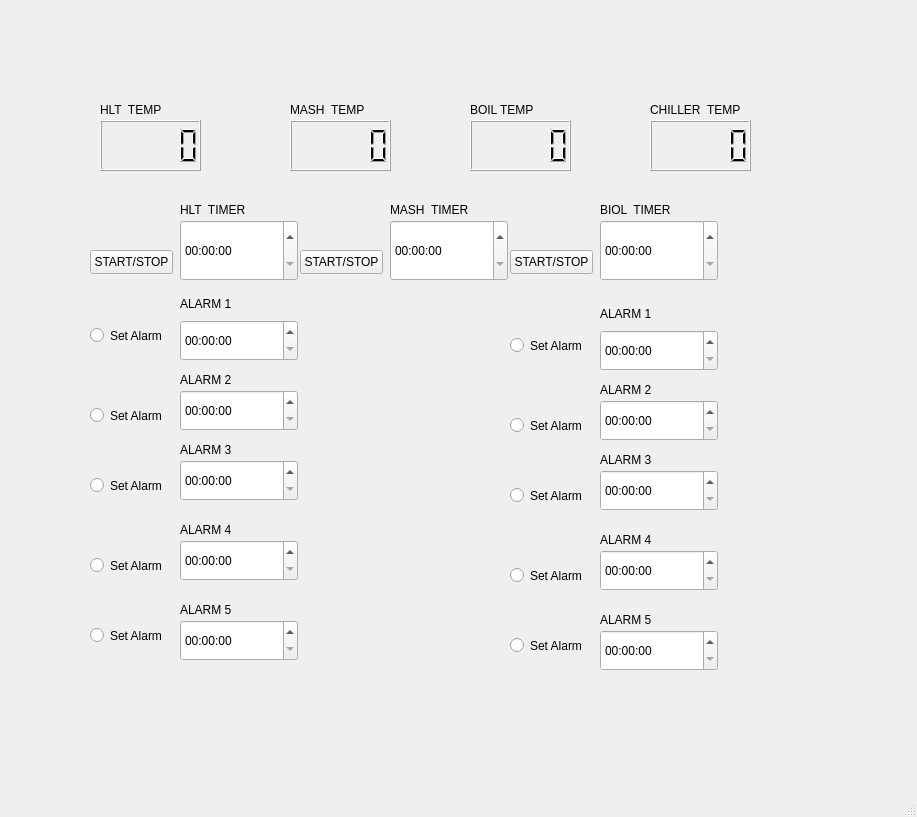
<?xml version="1.0" encoding="UTF-8"?>
<ui version="4.0">
 <class>MainWindow</class>
 <widget class="QMainWindow" name="MainWindow">
  <property name="geometry">
   <rect>
    <x>0</x>
    <y>0</y>
    <width>917</width>
    <height>817</height>
   </rect>
  </property>
  <property name="windowTitle">
   <string>MainWindow</string>
  </property>
  <widget class="QWidget" name="centralwidget">
   <widget class="QLCDNumber" name="lcdNumber">
    <property name="geometry">
     <rect>
      <x>100</x>
      <y>120</y>
      <width>101</width>
      <height>51</height>
     </rect>
    </property>
   </widget>
   <widget class="QLCDNumber" name="lcdNumber_2">
    <property name="geometry">
     <rect>
      <x>290</x>
      <y>120</y>
      <width>101</width>
      <height>51</height>
     </rect>
    </property>
   </widget>
   <widget class="QLCDNumber" name="lcdNumber_3">
    <property name="geometry">
     <rect>
      <x>470</x>
      <y>120</y>
      <width>101</width>
      <height>51</height>
     </rect>
    </property>
   </widget>
   <widget class="QLCDNumber" name="lcdNumber_4">
    <property name="geometry">
     <rect>
      <x>650</x>
      <y>120</y>
      <width>101</width>
      <height>51</height>
     </rect>
    </property>
   </widget>
   <widget class="QLabel" name="label">
    <property name="geometry">
     <rect>
      <x>180</x>
      <y>200</y>
      <width>101</width>
      <height>20</height>
     </rect>
    </property>
    <property name="text">
     <string>HLT  TIMER</string>
    </property>
   </widget>
   <widget class="QLabel" name="label_2">
    <property name="geometry">
     <rect>
      <x>100</x>
      <y>100</y>
      <width>101</width>
      <height>20</height>
     </rect>
    </property>
    <property name="text">
     <string>HLT  TEMP</string>
    </property>
   </widget>
   <widget class="QLabel" name="label_3">
    <property name="geometry">
     <rect>
      <x>290</x>
      <y>100</y>
      <width>101</width>
      <height>20</height>
     </rect>
    </property>
    <property name="text">
     <string>MASH  TEMP</string>
    </property>
   </widget>
   <widget class="QLabel" name="label_4">
    <property name="geometry">
     <rect>
      <x>470</x>
      <y>100</y>
      <width>101</width>
      <height>20</height>
     </rect>
    </property>
    <property name="text">
     <string>BOIL TEMP</string>
    </property>
   </widget>
   <widget class="QLabel" name="label_5">
    <property name="geometry">
     <rect>
      <x>650</x>
      <y>100</y>
      <width>101</width>
      <height>20</height>
     </rect>
    </property>
    <property name="text">
     <string>CHILLER  TEMP</string>
    </property>
   </widget>
   <widget class="QLabel" name="label_6">
    <property name="geometry">
     <rect>
      <x>600</x>
      <y>200</y>
      <width>101</width>
      <height>20</height>
     </rect>
    </property>
    <property name="text">
     <string>BIOL  TIMER</string>
    </property>
   </widget>
   <widget class="QLabel" name="label_7">
    <property name="geometry">
     <rect>
      <x>390</x>
      <y>200</y>
      <width>101</width>
      <height>20</height>
     </rect>
    </property>
    <property name="text">
     <string>MASH  TIMER</string>
    </property>
   </widget>
   <widget class="QLabel" name="label_8">
    <property name="geometry">
     <rect>
      <x>180</x>
      <y>294</y>
      <width>91</width>
      <height>20</height>
     </rect>
    </property>
    <property name="text">
     <string>ALARM 1</string>
    </property>
   </widget>
   <widget class="QLabel" name="label_9">
    <property name="geometry">
     <rect>
      <x>180</x>
      <y>370</y>
      <width>91</width>
      <height>20</height>
     </rect>
    </property>
    <property name="text">
     <string>ALARM 2</string>
    </property>
   </widget>
   <widget class="QLabel" name="label_10">
    <property name="geometry">
     <rect>
      <x>180</x>
      <y>440</y>
      <width>91</width>
      <height>20</height>
     </rect>
    </property>
    <property name="text">
     <string>ALARM 3</string>
    </property>
   </widget>
   <widget class="QLabel" name="label_11">
    <property name="geometry">
     <rect>
      <x>180</x>
      <y>520</y>
      <width>91</width>
      <height>20</height>
     </rect>
    </property>
    <property name="text">
     <string>ALARM 4</string>
    </property>
   </widget>
   <widget class="QLabel" name="label_12">
    <property name="geometry">
     <rect>
      <x>180</x>
      <y>600</y>
      <width>91</width>
      <height>20</height>
     </rect>
    </property>
    <property name="text">
     <string>ALARM 5</string>
    </property>
   </widget>
   <widget class="QPushButton" name="pushButton">
    <property name="geometry">
     <rect>
      <x>90</x>
      <y>250</y>
      <width>83</width>
      <height>24</height>
     </rect>
    </property>
    <property name="text">
     <string>START/STOP</string>
    </property>
   </widget>
   <widget class="QPushButton" name="pushButton_2">
    <property name="geometry">
     <rect>
      <x>510</x>
      <y>250</y>
      <width>83</width>
      <height>24</height>
     </rect>
    </property>
    <property name="text">
     <string>START/STOP</string>
    </property>
   </widget>
   <widget class="QPushButton" name="pushButton_3">
    <property name="geometry">
     <rect>
      <x>300</x>
      <y>250</y>
      <width>83</width>
      <height>24</height>
     </rect>
    </property>
    <property name="text">
     <string>START/STOP</string>
    </property>
   </widget>
   <widget class="QRadioButton" name="radioButton">
    <property name="geometry">
     <rect>
      <x>90</x>
      <y>320</y>
      <width>100</width>
      <height>31</height>
     </rect>
    </property>
    <property name="text">
     <string>Set Alarm</string>
    </property>
   </widget>
   <widget class="QRadioButton" name="radioButton_2">
    <property name="geometry">
     <rect>
      <x>90</x>
      <y>400</y>
      <width>100</width>
      <height>31</height>
     </rect>
    </property>
    <property name="text">
     <string>Set Alarm</string>
    </property>
   </widget>
   <widget class="QRadioButton" name="radioButton_3">
    <property name="geometry">
     <rect>
      <x>90</x>
      <y>470</y>
      <width>100</width>
      <height>31</height>
     </rect>
    </property>
    <property name="text">
     <string>Set Alarm</string>
    </property>
   </widget>
   <widget class="QRadioButton" name="radioButton_4">
    <property name="geometry">
     <rect>
      <x>90</x>
      <y>550</y>
      <width>100</width>
      <height>31</height>
     </rect>
    </property>
    <property name="text">
     <string>Set Alarm</string>
    </property>
   </widget>
   <widget class="QRadioButton" name="radioButton_5">
    <property name="geometry">
     <rect>
      <x>90</x>
      <y>620</y>
      <width>100</width>
      <height>31</height>
     </rect>
    </property>
    <property name="text">
     <string>Set Alarm</string>
    </property>
   </widget>
   <widget class="QTimeEdit" name="timeEdit">
    <property name="geometry">
     <rect>
      <x>180</x>
      <y>220</y>
      <width>118</width>
      <height>61</height>
     </rect>
    </property>
   </widget>
   <widget class="QTimeEdit" name="timeEdit_2">
    <property name="geometry">
     <rect>
      <x>390</x>
      <y>220</y>
      <width>118</width>
      <height>61</height>
     </rect>
    </property>
   </widget>
   <widget class="QTimeEdit" name="timeEdit_3">
    <property name="geometry">
     <rect>
      <x>600</x>
      <y>220</y>
      <width>118</width>
      <height>61</height>
     </rect>
    </property>
   </widget>
   <widget class="QTimeEdit" name="timeEdit_4">
    <property name="geometry">
     <rect>
      <x>180</x>
      <y>320</y>
      <width>118</width>
      <height>41</height>
     </rect>
    </property>
   </widget>
   <widget class="QTimeEdit" name="timeEdit_5">
    <property name="geometry">
     <rect>
      <x>180</x>
      <y>390</y>
      <width>118</width>
      <height>41</height>
     </rect>
    </property>
   </widget>
   <widget class="QTimeEdit" name="timeEdit_6">
    <property name="geometry">
     <rect>
      <x>180</x>
      <y>460</y>
      <width>118</width>
      <height>41</height>
     </rect>
    </property>
   </widget>
   <widget class="QTimeEdit" name="timeEdit_7">
    <property name="geometry">
     <rect>
      <x>180</x>
      <y>540</y>
      <width>118</width>
      <height>41</height>
     </rect>
    </property>
   </widget>
   <widget class="QTimeEdit" name="timeEdit_8">
    <property name="geometry">
     <rect>
      <x>180</x>
      <y>620</y>
      <width>118</width>
      <height>41</height>
     </rect>
    </property>
   </widget>
   <widget class="QTimeEdit" name="timeEdit_9">
    <property name="geometry">
     <rect>
      <x>600</x>
      <y>470</y>
      <width>118</width>
      <height>41</height>
     </rect>
    </property>
   </widget>
   <widget class="QRadioButton" name="radioButton_6">
    <property name="geometry">
     <rect>
      <x>510</x>
      <y>560</y>
      <width>100</width>
      <height>31</height>
     </rect>
    </property>
    <property name="text">
     <string>Set Alarm</string>
    </property>
   </widget>
   <widget class="QTimeEdit" name="timeEdit_10">
    <property name="geometry">
     <rect>
      <x>600</x>
      <y>400</y>
      <width>118</width>
      <height>41</height>
     </rect>
    </property>
   </widget>
   <widget class="QTimeEdit" name="timeEdit_11">
    <property name="geometry">
     <rect>
      <x>600</x>
      <y>330</y>
      <width>118</width>
      <height>41</height>
     </rect>
    </property>
   </widget>
   <widget class="QTimeEdit" name="timeEdit_12">
    <property name="geometry">
     <rect>
      <x>600</x>
      <y>550</y>
      <width>118</width>
      <height>41</height>
     </rect>
    </property>
   </widget>
   <widget class="QLabel" name="label_13">
    <property name="geometry">
     <rect>
      <x>600</x>
      <y>610</y>
      <width>91</width>
      <height>20</height>
     </rect>
    </property>
    <property name="text">
     <string>ALARM 5</string>
    </property>
   </widget>
   <widget class="QRadioButton" name="radioButton_7">
    <property name="geometry">
     <rect>
      <x>510</x>
      <y>410</y>
      <width>100</width>
      <height>31</height>
     </rect>
    </property>
    <property name="text">
     <string>Set Alarm</string>
    </property>
   </widget>
   <widget class="QRadioButton" name="radioButton_8">
    <property name="geometry">
     <rect>
      <x>510</x>
      <y>330</y>
      <width>100</width>
      <height>31</height>
     </rect>
    </property>
    <property name="text">
     <string>Set Alarm</string>
    </property>
   </widget>
   <widget class="QRadioButton" name="radioButton_9">
    <property name="geometry">
     <rect>
      <x>510</x>
      <y>630</y>
      <width>100</width>
      <height>31</height>
     </rect>
    </property>
    <property name="text">
     <string>Set Alarm</string>
    </property>
   </widget>
   <widget class="QLabel" name="label_14">
    <property name="geometry">
     <rect>
      <x>600</x>
      <y>380</y>
      <width>91</width>
      <height>20</height>
     </rect>
    </property>
    <property name="text">
     <string>ALARM 2</string>
    </property>
   </widget>
   <widget class="QRadioButton" name="radioButton_10">
    <property name="geometry">
     <rect>
      <x>510</x>
      <y>480</y>
      <width>100</width>
      <height>31</height>
     </rect>
    </property>
    <property name="text">
     <string>Set Alarm</string>
    </property>
   </widget>
   <widget class="QTimeEdit" name="timeEdit_13">
    <property name="geometry">
     <rect>
      <x>600</x>
      <y>630</y>
      <width>118</width>
      <height>41</height>
     </rect>
    </property>
   </widget>
   <widget class="QLabel" name="label_15">
    <property name="geometry">
     <rect>
      <x>600</x>
      <y>304</y>
      <width>91</width>
      <height>20</height>
     </rect>
    </property>
    <property name="text">
     <string>ALARM 1</string>
    </property>
   </widget>
   <widget class="QLabel" name="label_16">
    <property name="geometry">
     <rect>
      <x>600</x>
      <y>450</y>
      <width>91</width>
      <height>20</height>
     </rect>
    </property>
    <property name="text">
     <string>ALARM 3</string>
    </property>
   </widget>
   <widget class="QLabel" name="label_17">
    <property name="geometry">
     <rect>
      <x>600</x>
      <y>530</y>
      <width>91</width>
      <height>20</height>
     </rect>
    </property>
    <property name="text">
     <string>ALARM 4</string>
    </property>
   </widget>
   <zorder>lcdNumber</zorder>
   <zorder>lcdNumber_2</zorder>
   <zorder>lcdNumber_3</zorder>
   <zorder>lcdNumber_4</zorder>
   <zorder>label_2</zorder>
   <zorder>label_3</zorder>
   <zorder>label_4</zorder>
   <zorder>label_5</zorder>
   <zorder>label_6</zorder>
   <zorder>label</zorder>
   <zorder>label_7</zorder>
   <zorder>label_8</zorder>
   <zorder>label_9</zorder>
   <zorder>label_10</zorder>
   <zorder>label_11</zorder>
   <zorder>label_12</zorder>
   <zorder>pushButton</zorder>
   <zorder>pushButton_2</zorder>
   <zorder>pushButton_3</zorder>
   <zorder>radioButton</zorder>
   <zorder>radioButton_2</zorder>
   <zorder>radioButton_3</zorder>
   <zorder>radioButton_4</zorder>
   <zorder>radioButton_5</zorder>
   <zorder>timeEdit</zorder>
   <zorder>timeEdit_2</zorder>
   <zorder>timeEdit_3</zorder>
   <zorder>timeEdit_4</zorder>
   <zorder>timeEdit_5</zorder>
   <zorder>timeEdit_6</zorder>
   <zorder>timeEdit_7</zorder>
   <zorder>timeEdit_8</zorder>
   <zorder>timeEdit_9</zorder>
   <zorder>radioButton_6</zorder>
   <zorder>timeEdit_10</zorder>
   <zorder>timeEdit_11</zorder>
   <zorder>timeEdit_12</zorder>
   <zorder>label_13</zorder>
   <zorder>radioButton_7</zorder>
   <zorder>radioButton_8</zorder>
   <zorder>radioButton_9</zorder>
   <zorder>label_14</zorder>
   <zorder>radioButton_10</zorder>
   <zorder>timeEdit_13</zorder>
   <zorder>label_15</zorder>
   <zorder>label_16</zorder>
   <zorder>label_17</zorder>
  </widget>
  <widget class="QMenuBar" name="menubar">
   <property name="geometry">
    <rect>
     <x>0</x>
     <y>0</y>
     <width>917</width>
     <height>19</height>
    </rect>
   </property>
  </widget>
  <widget class="QStatusBar" name="statusbar"/>
 </widget>
 <resources/>
 <connections/>
</ui>
